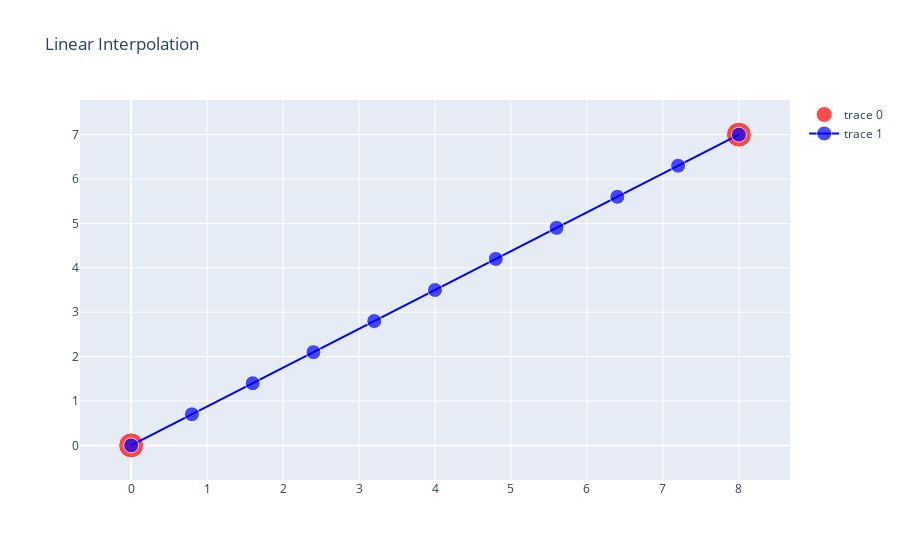

Notebook code for this chart:
### Code cell
fig.add_trace(go.Scatter(
    x=curve[:, 0], 
    y=curve[:, 1], 
    mode="lines+markers", 
    marker=dict(size=[15] * (n_segments + 1),
                color="blue")
))

fig.update_layout(title="Linear Interpolation")
fig.show()

### Figure 1 — Plotly figure (JSON) as saved in the notebook; plotly's stock layout.template omitted (floating-point values rounded to 4 significant figures)
{"data": [{"marker": {"color": "red", "size": [25, 25]}, "mode": "markers", "type": "scatter", "x": [0, 8], "y": [0, 7]}, {"marker": {"color": "blue", "size": [15, 15, 15, 15, 15, 15, 15, 15, 15, 15, 15]}, "mode": "lines+markers", "type": "scatter", "x": [0, 0.8, 1.6, 2.4, 3.2, 4, 4.8, 5.6, 6.4, 7.2, 8], "y": [0, 0.7, 1.4, 2.1, 2.8, 3.5, 4.2, 4.9, 5.6, 6.3, 7]}], "layout": {"title": {"text": "Linear Interpolation"}}}
